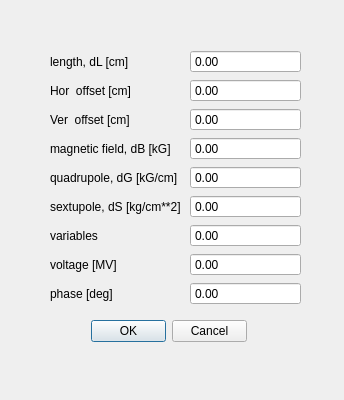
<?xml version="1.0" encoding="UTF-8"?>
<ui version="4.0">
 <class>StepsDialog</class>
 <widget class="QDialog" name="StepsDialog">
  <property name="windowModality">
   <enum>Qt::ApplicationModal</enum>
  </property>
  <property name="geometry">
   <rect>
    <x>0</x>
    <y>0</y>
    <width>344</width>
    <height>400</height>
   </rect>
  </property>
  <property name="sizePolicy">
   <sizepolicy hsizetype="Fixed" vsizetype="Fixed">
    <horstretch>0</horstretch>
    <verstretch>0</verstretch>
   </sizepolicy>
  </property>
  <property name="minimumSize">
   <size>
    <width>344</width>
    <height>400</height>
   </size>
  </property>
  <property name="maximumSize">
   <size>
    <width>344</width>
    <height>400</height>
   </size>
  </property>
  <property name="windowTitle">
   <string>Increment/Decrement Steps</string>
  </property>
  <property name="modal">
   <bool>true</bool>
  </property>
  <widget class="QDialogButtonBox" name="buttonBox">
   <property name="geometry">
    <rect>
     <x>91</x>
     <y>319</y>
     <width>156</width>
     <height>25</height>
    </rect>
   </property>
   <property name="orientation">
    <enum>Qt::Horizontal</enum>
   </property>
   <property name="standardButtons">
    <set>QDialogButtonBox::Cancel|QDialogButtonBox::Ok</set>
   </property>
  </widget>
  <widget class="QWidget" name="layoutWidget">
   <property name="geometry">
    <rect>
     <x>50</x>
     <y>50</y>
     <width>251</width>
     <height>258</height>
    </rect>
   </property>
   <layout class="QGridLayout" name="gridLayout">
    <item row="0" column="0">
     <widget class="QLabel" name="label">
      <property name="text">
       <string>length, dL [cm]</string>
      </property>
     </widget>
    </item>
    <item row="0" column="1">
     <widget class="ScientificDoubleSpinBox" name="doubleSpinBoxdL">
      <property name="sizePolicy">
       <sizepolicy hsizetype="MinimumExpanding" vsizetype="Fixed">
        <horstretch>0</horstretch>
        <verstretch>0</verstretch>
       </sizepolicy>
      </property>
      <property name="buttonSymbols">
       <enum>QAbstractSpinBox::NoButtons</enum>
      </property>
     </widget>
    </item>
    <item row="1" column="0">
     <widget class="QLabel" name="label_9">
      <property name="text">
       <string>Hor  offset [cm]</string>
      </property>
     </widget>
    </item>
    <item row="1" column="1">
     <widget class="ScientificDoubleSpinBox" name="doubleSpinBoxdOfsx">
      <property name="sizePolicy">
       <sizepolicy hsizetype="MinimumExpanding" vsizetype="Fixed">
        <horstretch>0</horstretch>
        <verstretch>0</verstretch>
       </sizepolicy>
      </property>
      <property name="buttonSymbols">
       <enum>QAbstractSpinBox::NoButtons</enum>
      </property>
     </widget>
    </item>
    <item row="2" column="0">
     <widget class="QLabel" name="label_7">
      <property name="text">
       <string>Ver  offset [cm]</string>
      </property>
     </widget>
    </item>
    <item row="2" column="1">
     <widget class="ScientificDoubleSpinBox" name="doubleSpinBoxdOfsy">
      <property name="sizePolicy">
       <sizepolicy hsizetype="MinimumExpanding" vsizetype="Fixed">
        <horstretch>0</horstretch>
        <verstretch>0</verstretch>
       </sizepolicy>
      </property>
      <property name="buttonSymbols">
       <enum>QAbstractSpinBox::NoButtons</enum>
      </property>
     </widget>
    </item>
    <item row="3" column="0">
     <widget class="QLabel" name="label_2">
      <property name="text">
       <string>magnetic field, dB [kG]</string>
      </property>
     </widget>
    </item>
    <item row="3" column="1">
     <widget class="ScientificDoubleSpinBox" name="doubleSpinBoxdB">
      <property name="sizePolicy">
       <sizepolicy hsizetype="MinimumExpanding" vsizetype="Fixed">
        <horstretch>0</horstretch>
        <verstretch>0</verstretch>
       </sizepolicy>
      </property>
      <property name="buttonSymbols">
       <enum>QAbstractSpinBox::NoButtons</enum>
      </property>
     </widget>
    </item>
    <item row="4" column="0">
     <widget class="QLabel" name="label_3">
      <property name="text">
       <string>quadrupole, dG [kG/cm]</string>
      </property>
     </widget>
    </item>
    <item row="4" column="1">
     <widget class="ScientificDoubleSpinBox" name="doubleSpinBoxdG">
      <property name="sizePolicy">
       <sizepolicy hsizetype="MinimumExpanding" vsizetype="Fixed">
        <horstretch>0</horstretch>
        <verstretch>0</verstretch>
       </sizepolicy>
      </property>
      <property name="buttonSymbols">
       <enum>QAbstractSpinBox::NoButtons</enum>
      </property>
     </widget>
    </item>
    <item row="5" column="0">
     <widget class="QLabel" name="label_4">
      <property name="text">
       <string>sextupole, dS [kg/cm**2] </string>
      </property>
     </widget>
    </item>
    <item row="5" column="1">
     <widget class="ScientificDoubleSpinBox" name="doubleSpinBoxdS">
      <property name="sizePolicy">
       <sizepolicy hsizetype="MinimumExpanding" vsizetype="Fixed">
        <horstretch>0</horstretch>
        <verstretch>0</verstretch>
       </sizepolicy>
      </property>
      <property name="buttonSymbols">
       <enum>QAbstractSpinBox::NoButtons</enum>
      </property>
     </widget>
    </item>
    <item row="6" column="0">
     <widget class="QLabel" name="label_5">
      <property name="text">
       <string>variables</string>
      </property>
     </widget>
    </item>
    <item row="6" column="1">
     <widget class="ScientificDoubleSpinBox" name="doubleSpinBoxVar">
      <property name="sizePolicy">
       <sizepolicy hsizetype="MinimumExpanding" vsizetype="Fixed">
        <horstretch>0</horstretch>
        <verstretch>0</verstretch>
       </sizepolicy>
      </property>
      <property name="buttonSymbols">
       <enum>QAbstractSpinBox::NoButtons</enum>
      </property>
     </widget>
    </item>
    <item row="7" column="0">
     <widget class="QLabel" name="label_8">
      <property name="text">
       <string>voltage [MV]</string>
      </property>
     </widget>
    </item>
    <item row="7" column="1">
     <widget class="ScientificDoubleSpinBox" name="doubleSpinBoxVolts">
      <property name="sizePolicy">
       <sizepolicy hsizetype="MinimumExpanding" vsizetype="Fixed">
        <horstretch>0</horstretch>
        <verstretch>0</verstretch>
       </sizepolicy>
      </property>
      <property name="buttonSymbols">
       <enum>QAbstractSpinBox::NoButtons</enum>
      </property>
     </widget>
    </item>
    <item row="8" column="0">
     <widget class="QLabel" name="label_6">
      <property name="text">
       <string>phase [deg]</string>
      </property>
     </widget>
    </item>
    <item row="8" column="1">
     <widget class="ScientificDoubleSpinBox" name="doubleSpinBoxPhase">
      <property name="sizePolicy">
       <sizepolicy hsizetype="MinimumExpanding" vsizetype="Fixed">
        <horstretch>0</horstretch>
        <verstretch>0</verstretch>
       </sizepolicy>
      </property>
      <property name="buttonSymbols">
       <enum>QAbstractSpinBox::NoButtons</enum>
      </property>
     </widget>
    </item>
   </layout>
  </widget>
 </widget>
 <customwidgets>
  <customwidget>
   <class>ScientificDoubleSpinBox</class>
   <extends>QDoubleSpinBox</extends>
   <header location="global">ScientificDoubleSpinBox.h</header>
  </customwidget>
 </customwidgets>
 <resources/>
 <connections>
  <connection>
   <sender>buttonBox</sender>
   <signal>accepted()</signal>
   <receiver>StepsDialog</receiver>
   <slot>accept()</slot>
   <hints>
    <hint type="sourcelabel">
     <x>248</x>
     <y>254</y>
    </hint>
    <hint type="destinationlabel">
     <x>157</x>
     <y>274</y>
    </hint>
   </hints>
  </connection>
  <connection>
   <sender>buttonBox</sender>
   <signal>rejected()</signal>
   <receiver>StepsDialog</receiver>
   <slot>reject()</slot>
   <hints>
    <hint type="sourcelabel">
     <x>316</x>
     <y>260</y>
    </hint>
    <hint type="destinationlabel">
     <x>286</x>
     <y>274</y>
    </hint>
   </hints>
  </connection>
 </connections>
</ui>
